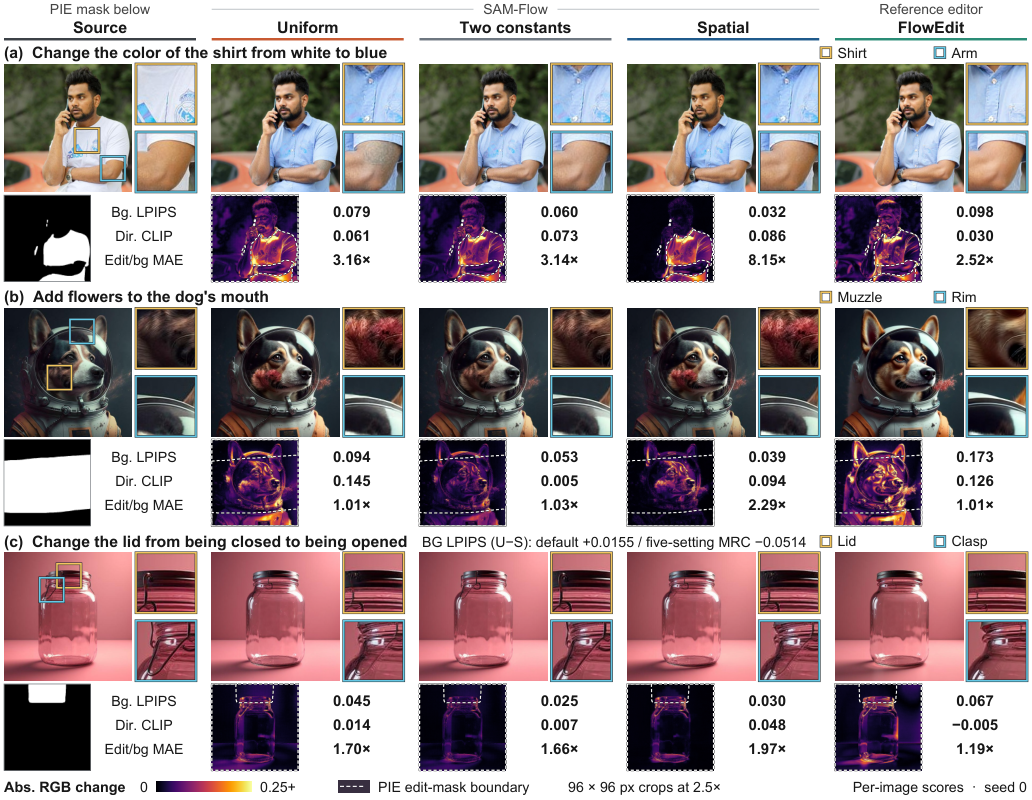
#> input picture data/edit-examples.png, 1032 x 800 px
$ python -i build_sources.py   (imports and definitions only)
#> lines starting #> are read from the running program, lines starting #| are printed output that depends on the picture
"""Build the frozen fresh-source cohort from an existing local PIE archive."""
import argparse, hashlib, io, json, re, zipfile
from collections import Counter
from pathlib import Path
import numpy as np
from PIL import Image, ImageOps

ROOT = Path(__file__).resolve().parent
SALT = 'R88-analysis-cross-anchor-20261104'
QUOTAS = {str(i):(5 if i<4 else 4 if i<9 else 0) for i in range(10)}
CATS = ['random editing','change object','add object','delete object',
        'change attribute content','change attribute pose','change attribute color',
        'change attribute material','change background','change style']

def sha(data): return hashlib.sha256(data).hexdigest()
def read(path): return json.loads(path.read_text(encoding='utf-8-sig'))
def write(path, value): path.write_text(json.dumps(value, ensure_ascii=False, indent=2)+'\n', encoding='utf-8')
def fingerprint(im):
    im = ImageOps.exif_transpose(im).convert('RGB')
    thumb = np.asarray(im.resize((64,64), Image.Resampling.LANCZOS), dtype=np.int16)
    gray = np.asarray(im.convert('L').resize((9,8), Image.Resampling.LANCZOS))
    bits = (gray[:,:-1] > gray[:,1:]).reshape(-1)
    return dict(rgb=sha(f'{im.width}x{im.height}:RGB:'.encode()+im.tobytes()),
                thumb=thumb, dhash=int(''.join('1' if b else '0' for b in bits),2))
def same(a,b):
    return a['rgb']==b['rgb'] or ((a['dhash']^b['dhash']).bit_count()<=8 and float(np.abs(a['thumb']-b['thumb']).mean())<=12)
# [104 lines left out: functions mask_of, main, not called in this run]
# [1 line not run here, left out]

>>> from PIL import Image
>>> picture = Image.open('../../data/edit-examples.png')
#> picture is the input picture: PIL image 1032x800 RGB; mean R, G, B 163.7, 149.4, 152.3
>>> result = fingerprint(picture)
#> in fingerprint, `thumb = np.asarray(im.resize((64,64), Image.Resampling.LANCZOS), dtype..`:
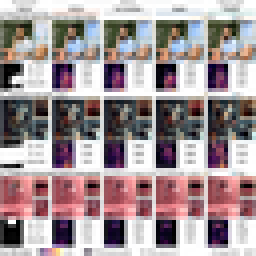
#> thumb: shape (64, 64, 3) int16 (shown 4 times larger); mean R, G, B 162.6, 148.3, 151.2
#> result = 3 items
